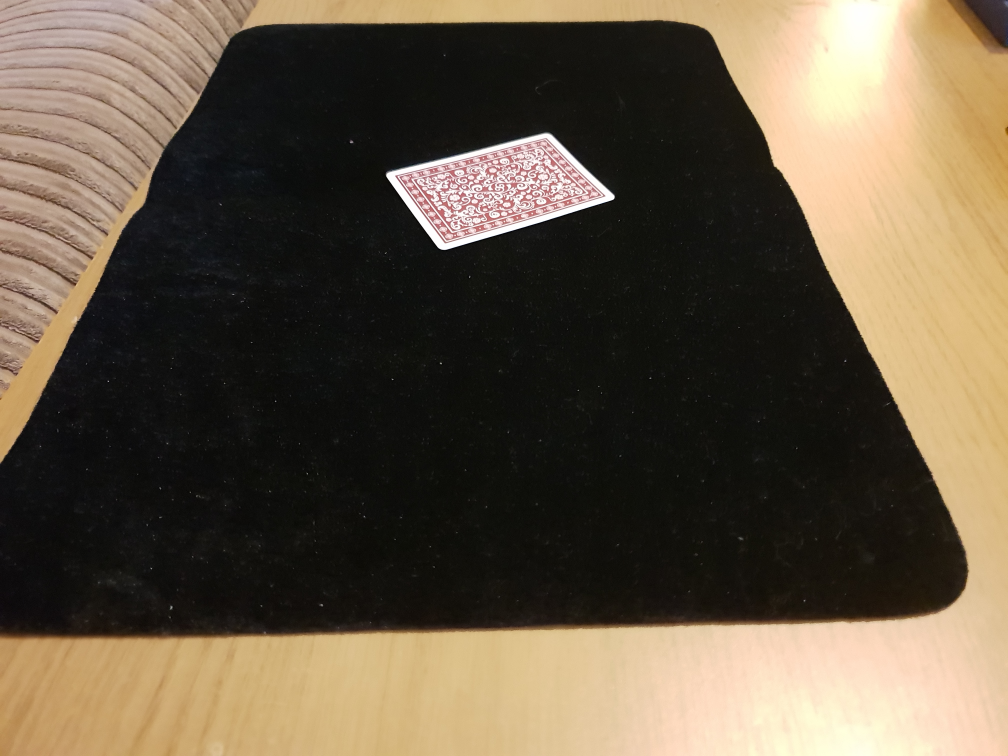
#> input picture card2.jpg, 4032 x 3024 px (shown at 1/4 size)
$ python cardtest.py   (Python 2 division)   (older library calls are emulated)
#> lines starting #> are read from the running program, lines starting #| are printed output that depends on the picture; after the words box and inside, x2 and y2 are one past the last pixel; in counts of white or black regions, pixels touching at a corner belong together
import numpy as np
import imutils
import cv2

from imutils import perspective

BKG_THRESH = 60
CARD_THRESH = 30

CARD_MAX_AREA = 120000
CARD_MIN_AREA = 15000

def find_cards(thresh_image):

    # Find contours
    dummy, cnts, hier = cv2.findContours(thresh_image, cv2.RETR_TREE, cv2.CHAIN_APPROX_SIMPLE)

    # If there are no contours, do nothing
    if len(cnts) == 0:
        return []

    cards = []

    # Determine which of the contours are cards by applying the
    # following criteria: 1) Smaller area than the maximum card size,
    # 2), bigger area than the minimum card size, 3) have no parents,
    # and 4) have four corners

    for i in range(len(cnts)):
        size = cv2.contourArea(cnts[i])
        peri = cv2.arcLength(cnts[i],True)
        approx = cv2.approxPolyDP(cnts[i],0.01*peri,True)

        if ((size < CARD_MAX_AREA) and (size > CARD_MIN_AREA) and (len(approx) == 4)) and (hier[0][i][3] == -1):
            cards.append(cnts[i])

    return cards


def preprocess_card(contour, image, ratio):
    peri = cv2.arcLength(contour,True)
    approx = cv2.approxPolyDP(contour, 0.01*peri, True)
    warp = perspective.four_point_transform(image, approx.reshape(4, 2) * ratio)

    if (warp.shape[0] < warp.shape[1]):
        warp = imutils.rotate_bound(warp, angle=90)

    warp = cv2.resize(warp, (450, 700)) # make it into an actual card shape

    # Get the top left corner of the card
    corner = warp[0:165, 0:165]
    corner_zoom = cv2.resize(corner, (0,0), fx=4, fy=4)
    cv2.imshow("Output", corner_zoom)
    cv2.waitKey(0)

    gray = cv2.cvtColor(corner_zoom, cv2.COLOR_BGR2GRAY)

    img_w, img_h = np.shape(corner_zoom)[:2]
    bkg_level = gray[int(img_h/100)][int(img_w/2)]
    retval, thresh = cv2.threshold(gray, 200, 255, cv2.THRESH_BINARY)
    dummy, cnts, hier = cv2.findContours(thresh, cv2.RETR_TREE, cv2.CHAIN_APPROX_SIMPLE)

    cv2.imshow("Threshold", thresh)
    cv2.waitKey(0)

    # because the shapes might be slightly different, lets try and make a smaller section
    # to focus on when reading the marking

    for i in range(len(cnts)):
        c = cnts[i]

        size = cv2.contourArea(c)
        peri = cv2.arcLength(c, True)
        approx = cv2.approxPolyDP(c, 0.005*peri, True)

        if (size > 10000 and len(approx) > 4 and len(approx) < 8):

            # We need three points to make a new rectangle.
            # 1. middle point, lower and rightmost
            # 2. Furthest point right, and lowest
            # 3. Furthest point south, and right most
            lm = [];
            rm = [];
            bm = [];

            for i in range(len(approx)):

                pt = approx[i][0]
                print pt
                if pt[0] > 650:
                    if len(bm) == 0:
                        bm = pt
                    elif len(bm) > 0 and bm[1] < pt[1]:
                        bm = pt
                    bm[0] = corner_zoom.shape[0]

                elif pt[1] > 650:
                    print pt
                    if len(rm) == 0:
                        rm = pt
                    elif len(rm) > 0 and rm[0] < pt[0]:
                        rm = pt
                    rm[1] = corner_zoom.shape[1]

                else:
                    if len(lm) == 0:
                        lm = pt
                    elif lm[0] < pt[0]:
                        lm = pt
                    elif lm[1] < pt[1]:
                        lm = pt


            break;

    cv2.circle(corner_zoom, tuple(lm), 5, (240, 0, 159), -1)
    cv2.circle(corner_zoom, tuple(bm), 5, (240, 0, 159), -1)
    cv2.circle(corner_zoom, tuple(rm), 5, (240, 0, 159), -1)

    cv2.imshow("Image", corner_zoom)
    cv2.waitKey(0)

    coords = [tuple(lm), tuple(rm), tuple(bm), tuple([corner_zoom.shape[0], corner_zoom.shape[1]])];
    coords = np.array(coords, dtype = "float32")
    warp = perspective.four_point_transform(corner_zoom, coords)

    # image = thresh[292:659, 262:659]
    cv2.imshow("Image", warp)
    cv2.waitKey(0)


##########################################################################################################################################

# Actual Workings

##########################################################################################################################################

# load the input image and show its dimensions, keeping in mind that
# images are represented as a multi-dimensional NumPy array with
# shape no. rows (height) x no. columns (width) x no. channels (depth)
original_image = cv2.imread("card2.jpg")
#> original_image is the input picture: shape (3024, 4032, 3); mean B, G, R 68.6, 86.8, 99.7
ratio = original_image.shape[1] / float(2000)
#> ratio = 2.02
image = imutils.resize(original_image, width=2000)

gray = cv2.cvtColor(image,cv2.COLOR_BGR2GRAY)
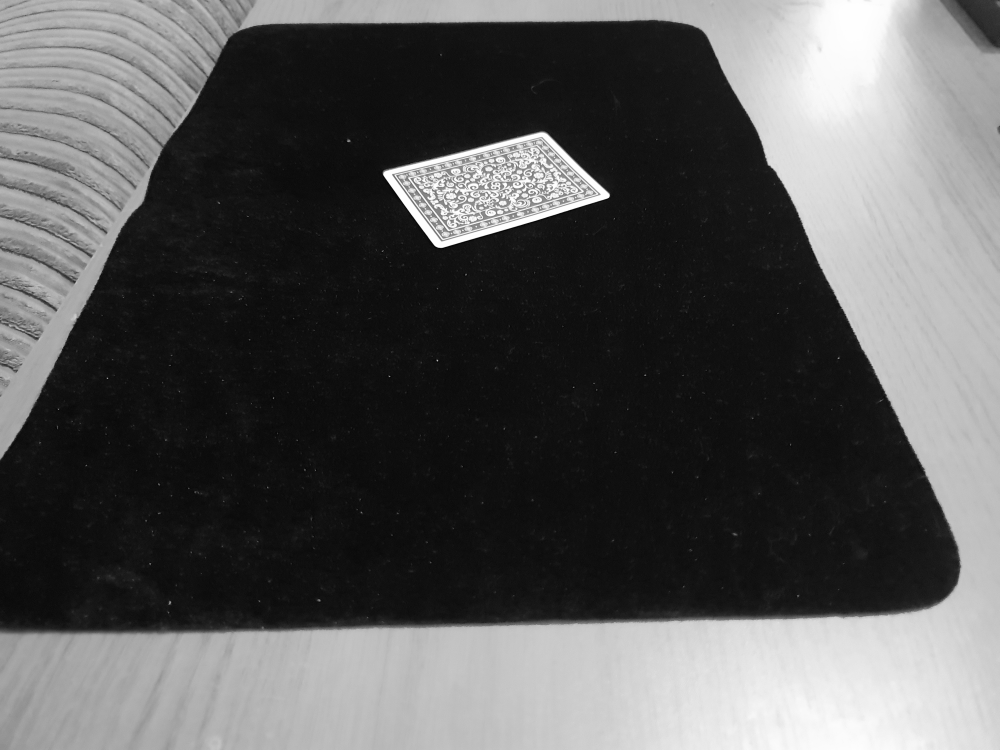
#> gray: shape (1500, 2000) (shown at 1/2 size); min 0, max 255, mean 88.6
blur = cv2.GaussianBlur(gray,(5,5),0)
img_w, img_h = np.shape(image)[:2]
#> img_w = 1500; img_h = 2000
bkg_level = gray[int(img_h/100)][int(img_w/2)]
#> bkg_level = 177
thresh_level = bkg_level + BKG_THRESH
#> thresh_level = 237

retval, thresh = cv2.threshold(blur,thresh_level,255,cv2.THRESH_BINARY)
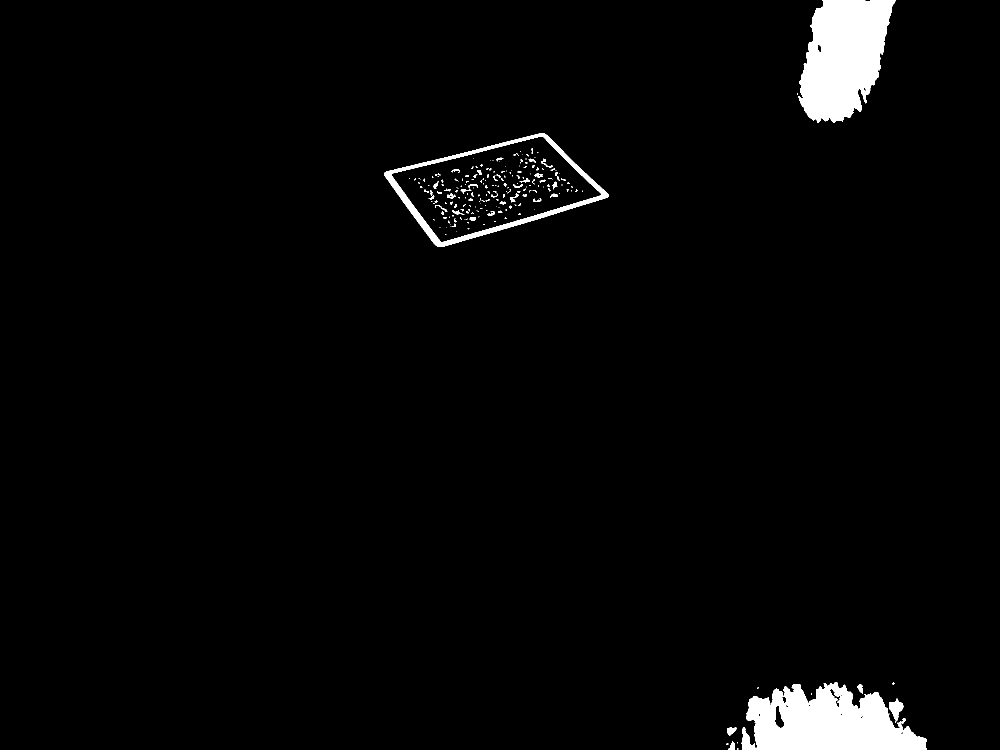
#> thresh: shape (1500, 2000) (shown at 1/2 size); 2.7% white; 219 white regions (157 under 20 px)
#> retval = 237

cards = find_cards(thresh)
#> in find_cards, `dummy, cnts, hier = cv2.findContours(thresh_image, cv2.RETR_TREE, cv2...`: cnts = 249 contours, 205 with area under 20; largest, box (x1, y1, x2, y2) and area: (768, 266, 1218, 494) 57796, (782, 272, 1203, 485) 49596, (1483, 1365, 1854, 1500) 33937, (1596, 0, 1791, 246) 33040, (1778, 1397, 1807, 1446) 632
#> the loop in find_cards, `for i in range(len(cnts)):` made 249 passes
#> (size, peri) on passes 1, 3, 5: (3.5, 7.41), (6.5, 10.24), (105.5, 50.73)
#> after the loop in find_cards, `for i in range(len(cnts)):`: cards = 1 contour; box (x1, y1, x2, y2) and area: (768, 266, 1218, 494) 57796

if len(cards) != 0:
    # For each contour detected:
    for i in range(len(cards)):
        preprocess_card(cards[i], original_image, ratio)
#> this loop made 1 pass
#> (img_w in preprocess_card, img_h in preprocess_card, bkg_level in preprocess_card, coords in preprocess_card) on pass 1: (660, 660, 254, [[258, 299], [250, 660], [660, 294], [660, 660]])
#| [659 271]
#| [239 276]
#| [228 659]
#| [228 659]
#| [250 659]
#| [250 659]
#| [258 299]
#| [659 294]
#> pass 1, in preprocess_card, `warp = perspective.four_point_transform(image, approx.reshape(4, 2) * ..`:
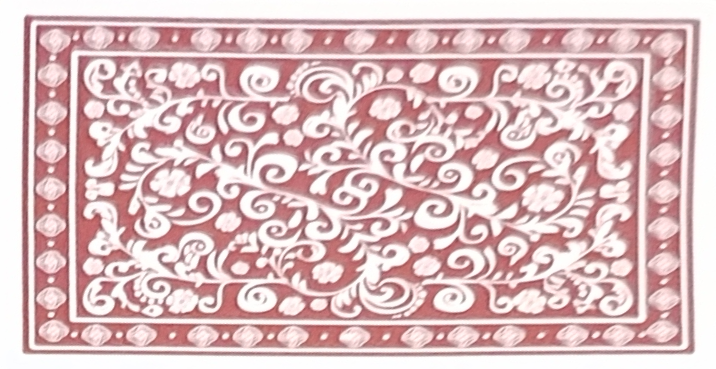
#> warp: shape (369, 716, 3); mean B, G, R 190.6, 189, 219.8
#> pass 1, in preprocess_card, `warp = imutils.rotate_bound(warp, angle=90)`:
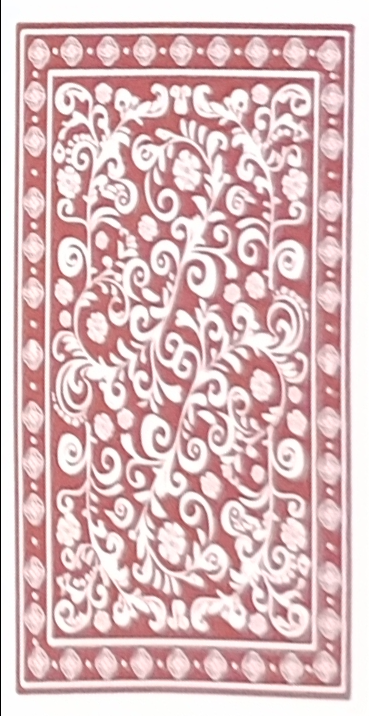
#> warp: shape (716, 369, 3); mean B, G, R 189.9, 188.3, 219.1
#> pass 1, in preprocess_card, `warp = cv2.resize(warp, (450, 700))`:
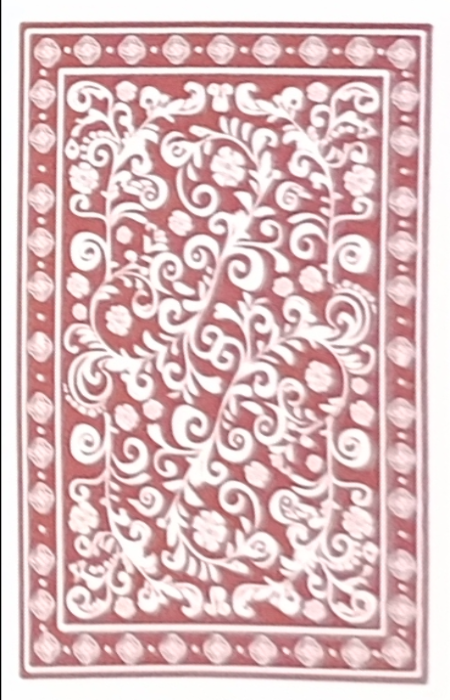
#> warp: shape (700, 450, 3); mean B, G, R 189.8, 188.2, 218.9
#> pass 1, in preprocess_card, `corner = warp[0:165, 0:165]`:
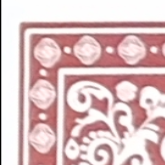
#> corner: shape (165, 165, 3); mean B, G, R 192.8, 191.5, 219.7


#cv2.imshow("Output", image)
#cv2.waitKey(0)

$ run again, with card4.jpg copied over card2.jpg
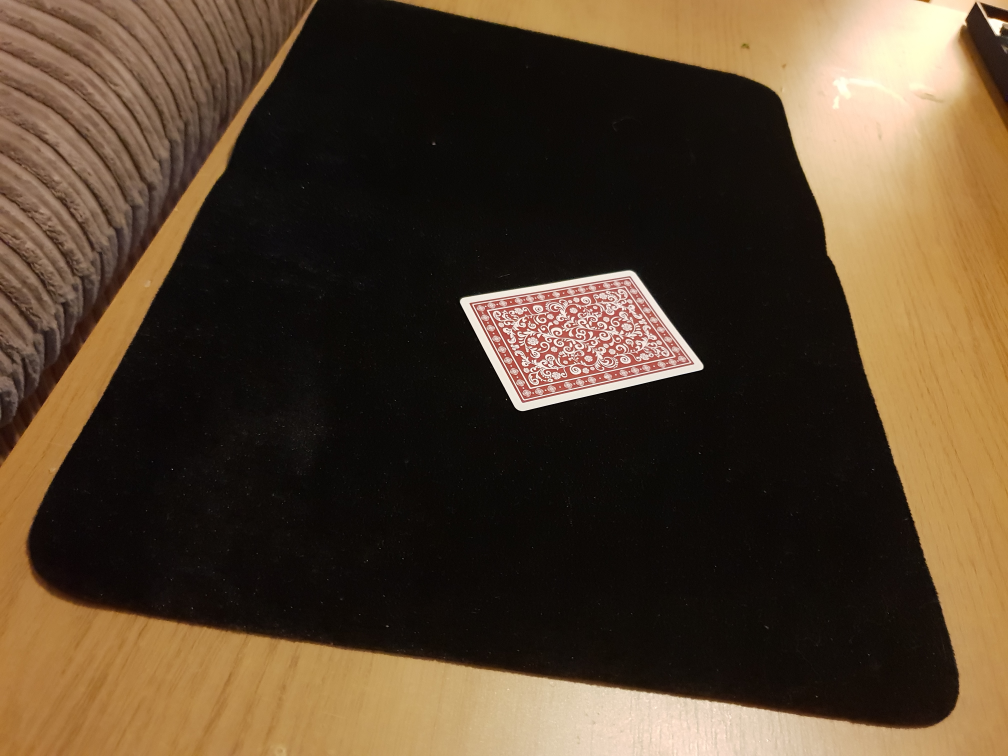
#> input picture card4.jpg, 4032 x 3024 px (shown at 1/4 size)
#> original_image is the input picture: shape (3024, 4032, 3); mean B, G, R 45.6, 66, 84.4
#> `bkg_level = gray[int(img_h/100)][int(img_w/2)]`: bkg_level = 13
#> thresh_level = 73
#> `retval, thresh = cv2.threshold(blur,thresh_level,255,cv2.THRESH_BINARY)`:
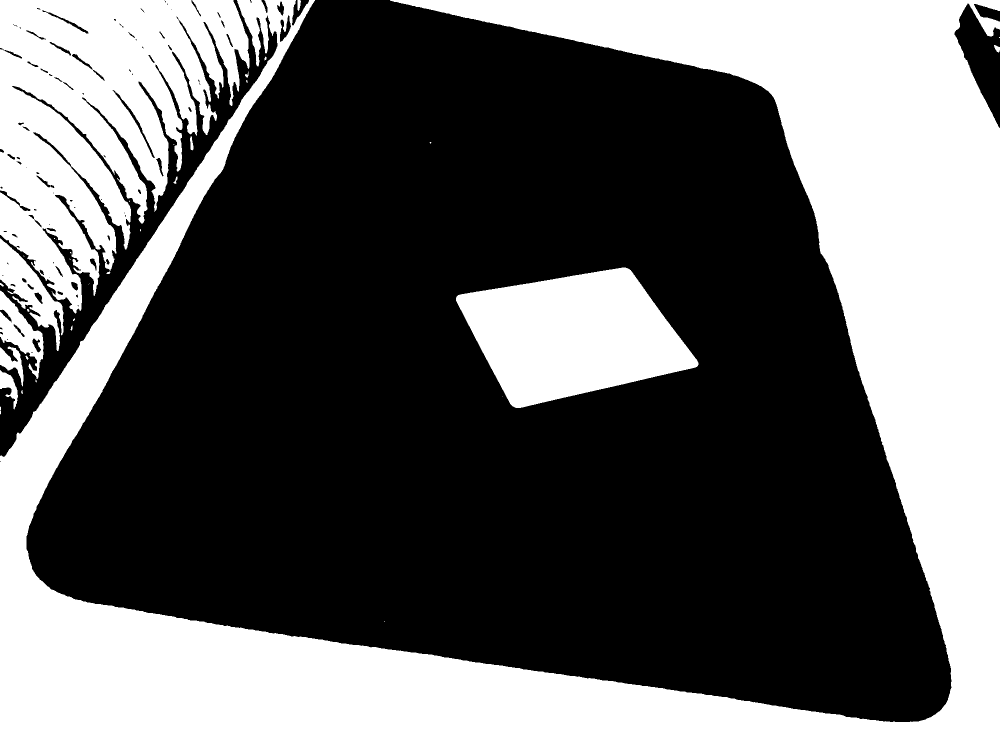
#> thresh: shape (1500, 2000) (shown at 1/2 size); 39.6% white; 37 white regions (18 under 20 px)
#> in find_cards, `dummy, cnts, hier = cv2.findContours(thresh_image, cv2.RETR_TREE, cv2...`: cnts = 137 contours, 72 with area under 20; largest, box (x1, y1, x2, y2) and area: (0, 0, 2000, 1500) 889652, (0, 0, 499, 627) 187920, (912, 535, 1397, 816) 86257, (0, 477, 127, 702) 9488, (0, 581, 87, 758) 6072
#> the loop in find_cards, `for i in range(len(cnts)):` made 137 passes
#> (size, peri) on passes 2, 4, 5, 6, 7, 8, 9, 10: (12, 31.66), (10, 16.49), (5, 11.66), (1111.5, 235.4), (19, 20.14), (1420.5, 310.4), (15.5, 21.07), (8, 11.66)
#> after the loop in find_cards, `for i in range(len(cnts)):`: cards = 1 contour; box (x1, y1, x2, y2) and area: (912, 535, 1397, 816) 86257
#> the loop `for i in range(len(cards)):` made 1 pass
#> (img_w in preprocess_card, img_h in preprocess_card, bkg_level in preprocess_card, coords in preprocess_card) on pass 1: (660, 660, 233, [[277, 293], [267, 660], [660, 292], [660, 660]])
#> (printed output is left out)
#> pass 1, in preprocess_card, `corner = warp[0:165, 0:165]`:
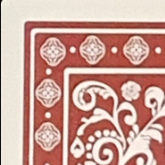
#> corner: shape (165, 165, 3); mean B, G, R 151.6, 161.7, 203.2
